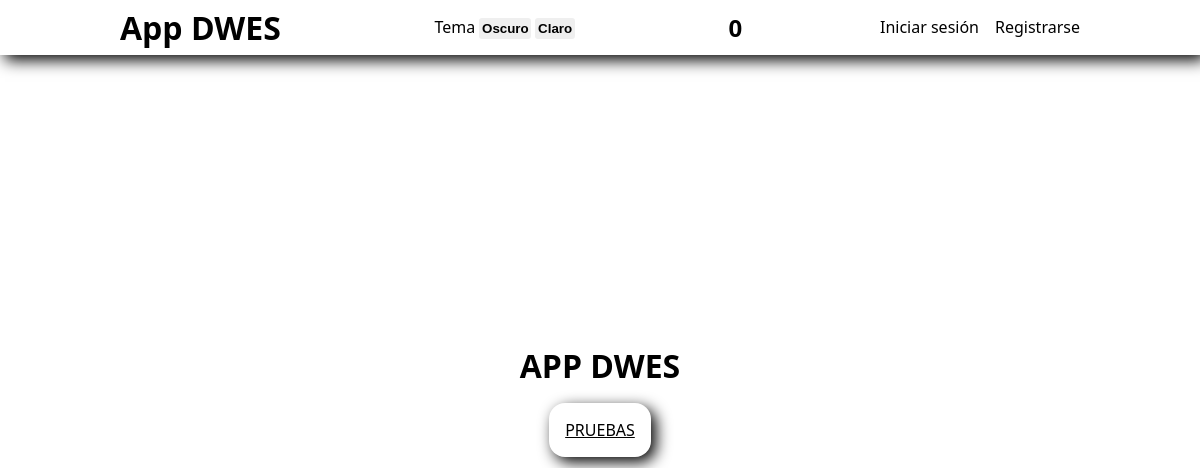
Page /web/index.php on the earlier database version.
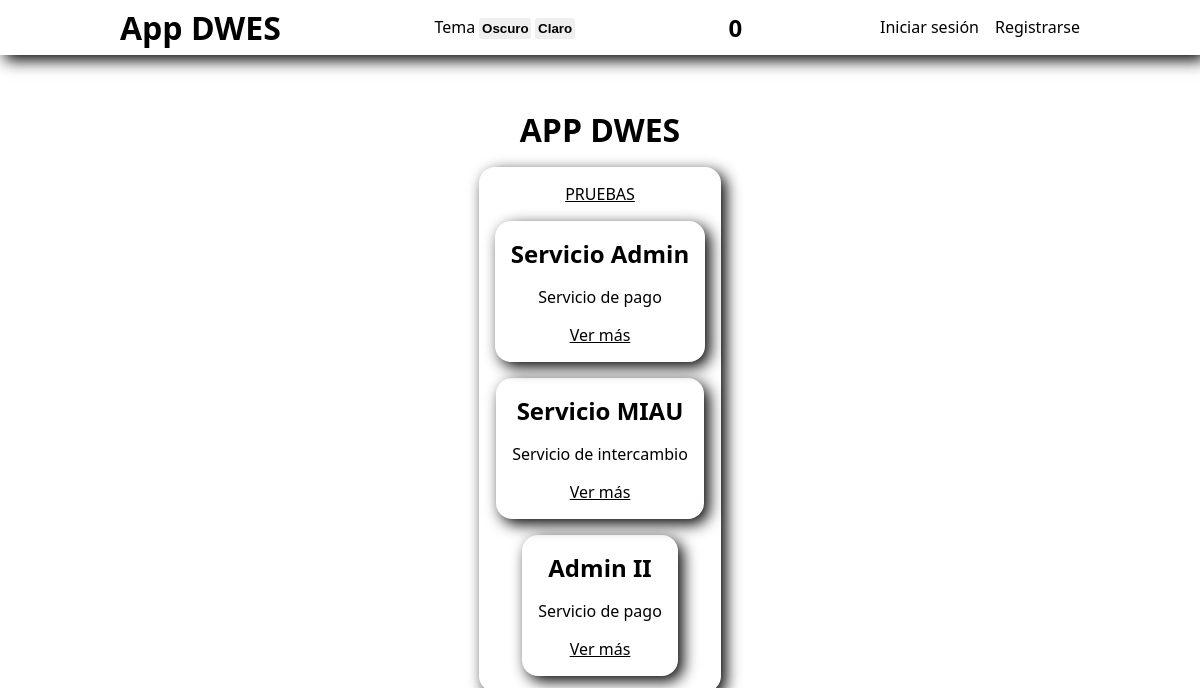
Same page on the later database version.
### tables this page shows
CREATE TABLE `servicios` (
  `id_servicios` int(11) NOT NULL,
  `titulo` varchar(100) NOT NULL,
  `id_user` int(11) NOT NULL,
  `descripcion` varchar(200) NOT NULL,
  `precio` int(11) NOT NULL,
  `tipo` tinyint(1) NOT NULL,
  `foto_servicio` varchar(100) NOT NULL
);

### app/controllers/Controller.php (called while the page is built, shortened)
<?php
class Controller
{
    protected static $ruta_layout = __DIR__ . '/../../web/templates/layout.php';
    public function indice()
    {
        $servicio = new Servicio();
        $servicios = $servicio->getServicios();
        $params = [
            'titulo' => "APP DWES",
            'vista' => 'indice',
            'mensaje' => 'Bienvenido al repositorio de alimentos',
            'servicios' => $servicios
        ];
        require self::$ruta_layout;
    }
}

### app/model/classServicio.php (called while the page is built, shortened)
<?php
require_once('classModelo.php');
class Servicio extends Modelo
{
    private $conexion;
    public function __construct()
    {
        $this->conexion = parent::GetInstance();
    }
    public function getServicios()
    {
        $consulta = "SELECT * FROM servicios";
        $result = $this->conexion->prepare($consulta);
        $result->execute();
        $servicios = $result->fetchAll(PDO::FETCH_ASSOC);
        foreach ($servicios as &$servicio) {
            $servicio["disponibilidades"] = $this->getServicioDisponibilidades($servicio["id_servicios"]);
        }
        return $servicios ? $servicios : false;
    }
    public function getServicioDisponibilidades($id_servicio)
    {
        $consulta = "SELECT * FROM disp_servicio JOIN disponibilidad ON disp_servicio.id_disponibilidad = disponibilidad.id_disponibilidad WHERE disp_servicio.id_servicio = :id_servicio";
        $result = $this->conexion->prepare($consulta);
        $result->bindParam(':id_servicio', $id_servicio);
        $result->execute();
        $resultado = $result->fetchAll(PDO::FETCH_ASSOC);
        $disponibilidades = [];
        foreach ($resultado as $disponibilidad) {
            $disponibilidades[] = ["id_disponibilidad" => $disponibilidad["id_disponibilidad"], "disponibilidad" => $disponibilidad["disponibilidad"]];
        }
        return $disponibilidades;
    }
}

### app/model/classModelo.php (called while the page is built, shortened)
<?php
class Modelo extends PDO
{
    private static $instance = null;
    public static function GetInstance()
    {
        if (self::$instance == null) {
            self::$instance = new self();
        }
        return self::$instance;
    }
}

### web/templates/servicio_mini.php (the view, shortened to what this page needs)
<article class="container">
    <h2 class="accent"> <?= $servicio['titulo'] ?></h2>
    <p><?= TIPOS_IDS[$servicio['tipo']] ?></p>
    <a href="index.php?ctl=servicio&id_servicio=<?= $servicio['id_servicios'] ?>">Ver más</a>
</article>

### web/templates/indice.php
<main class="container">
    <a href="/app-dwes/web/pruebas.php">PRUEBAS</a>
    <?php
    if ($params['servicios']) {
        foreach ($params['servicios'] as $servicio) {
            if (!isset($_SESSION["id_user"]) || $_SESSION["id_user"] != $servicio["id_user"])
                require 'templates/servicio_mini.php';
        }
    }
    ?>
</main>

Differences in the rows shown:
added servicios: titulo "Servicio Admin", tipo "Servicio de pago"
added servicios: titulo "Servicio MIAU", tipo "Servicio de intercambio"
added servicios: titulo "Admin II", tipo "Servicio de pago"
